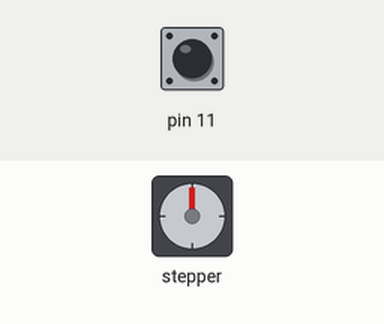
Bench run of a sketch on a simulated Arduino Uno, built with avr-gcc and run on an emulated ATmega328P. Shown: stepper motor. The test bench sets the inputs (shaded band); at power-on: pin 11 LOW. Stepper angles assume 4096 steps per turn.

Above: at 1.2 s.
1.3 s: pin 11 driven HIGH
At 2.3 s:
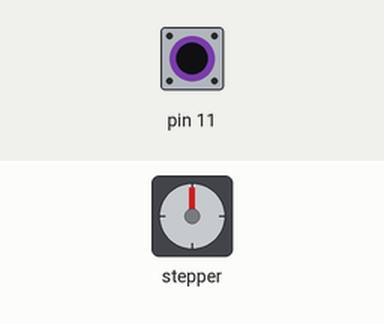
4.3 s: pin 11 driven LOW
At 5.2 s:
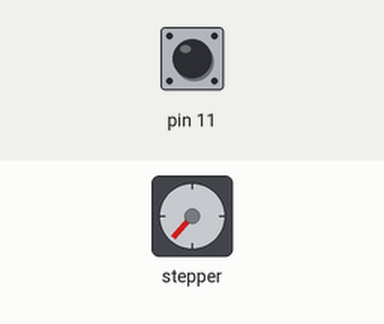
5.8 s: pin 11 driven HIGH
At 6.9 s:
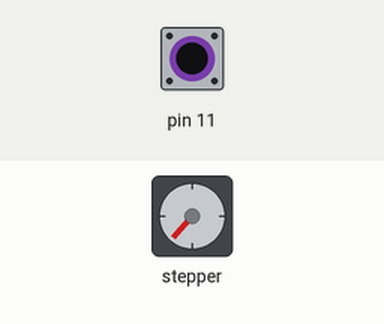
8.8 s: pin 11 driven LOW
At 9.9 s:
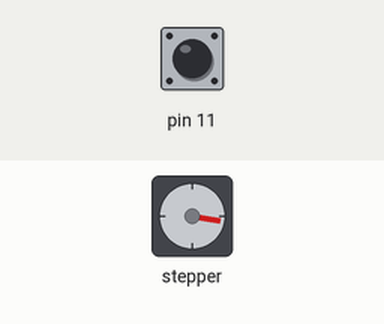
10.3 s: pin 11 driven HIGH
At 11.2 s:
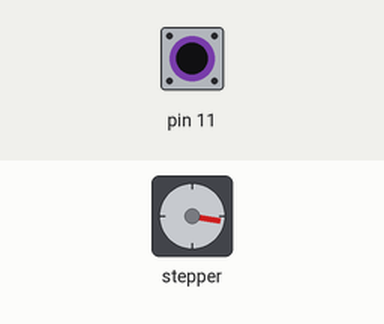
13.3 s: pin 11 pulsed LOW 5 times (0.12 s each, 0.3 s apart)
Timing chart, 0 to 65.3 s (numbered marks = the images above; inputs shaded):
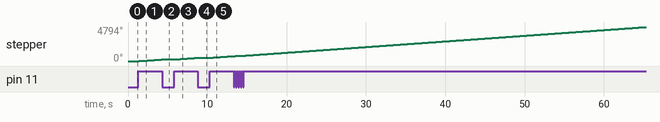

Measured:
- after the input at 1.3 s, stepper: keeps turning clockwise at about 76°/s, starting after 0.08 s
- after the input at 4.3 s, stepper: goes on until 4.3 s, then stays 221°
- after the input at 5.8 s, stepper: keeps turning clockwise at about 81°/s, starting at once
- after the input at 8.8 s, stepper: goes on until 8.8 s, then stays 460°
- after the input at 10.3 s, stepper: keeps turning clockwise at about 81°/s, starting at once

The sketch:

SetPosizione_Stepper_Bottone.ino
```cpp
#include <AccelStepper.h>
#define HALFSTEP 8

// Motor pin definitions
#define motorPin1  3     // IN1 on the ULN2003 driver 1
#define motorPin2  4     // IN2 on the ULN2003 driver 1
#define motorPin3  2     // IN3 on the ULN2003 driver 1
#define motorPin4  6     // IN4 on the ULN2003 driver 1

// Initialize with pin sequence IN1-IN3-IN2-IN4 for using the AccelStepper with 28BYJ-48
AccelStepper granulato(HALFSTEP, motorPin1, motorPin3, motorPin2, motorPin4);
int bottonepremuto=0;
int locversare = 500;

void setup() {
  granulato.setMaxSpeed(1000.0);
  granulato.setAcceleration(1000.0);
  granulato.setSpeed(200);
  pinMode(11, INPUT);


  }

void loop() {

  bottonepremuto = digitalRead(11);
while (bottonepremuto == 1){
  granulato.move(locversare);
  granulato.run();
  bottonepremuto = digitalRead(11);
}

}
```
